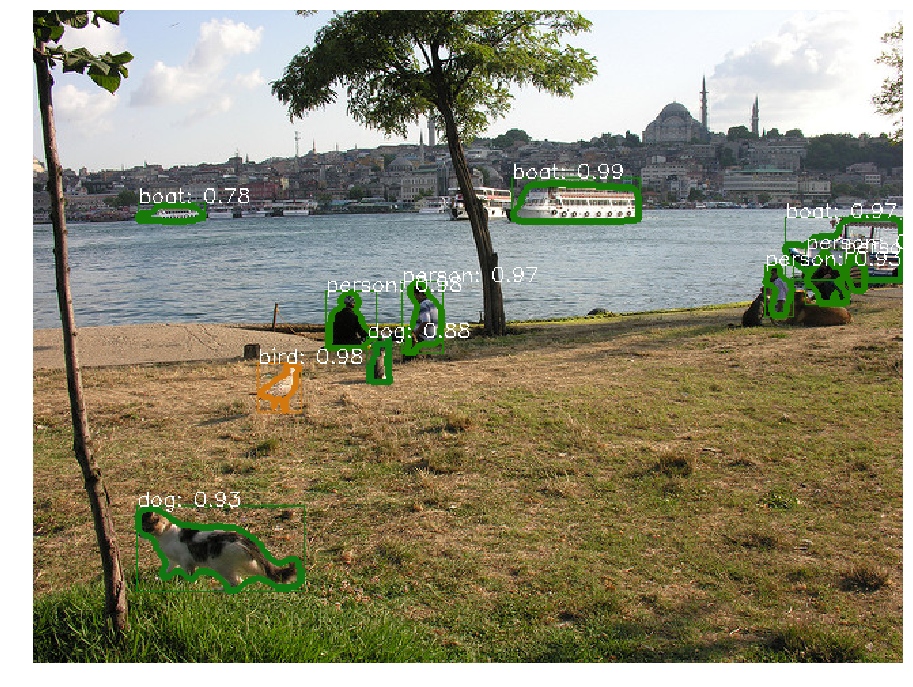
#> input picture Algorithm/maskrcnn-benchmark-stable/demo/demo_e2e_mask_rcnn_R_50_FPN_1x.png, 913 x 687 px; its folder holds 2 pictures in this run
$ python choc_on_wall_test.py   (older library calls are emulated)
#> lines starting #> are read from the running program, lines starting #| are printed output that depends on the picture
import cv2
import numpy as np
import glob
path1 = "/media/cobot/7dbae065-b360-4e5b-9f19-63aecce47d84/demo/2019.02.27_17:27:02.844_7f57c40009c0_21.png"
# [38 lines of commented-out code are left out]
import matplotlib.pyplot as plt
import collections
from tqdm import tqdm
imgs = glob.glob("/media/cobot/7dbae065-b360-4e5b-9f19-63aecce47d84/demo/*.png")
# total = collections.Counter()
total = []
for path in tqdm(imgs, leave=False, total=len(imgs)):
    img = cv2.imread(path)
#> img is the input picture: shape (687, 913, 3); mean B, G, R 116.4, 139.6, 142.9
    hsv = cv2.cvtColor(img, cv2.COLOR_BGR2HSV)
#> hsv: shape (687, 913, 3); mean H, S, V 46.9, 85.9, 151
    s = hsv[..., 1]
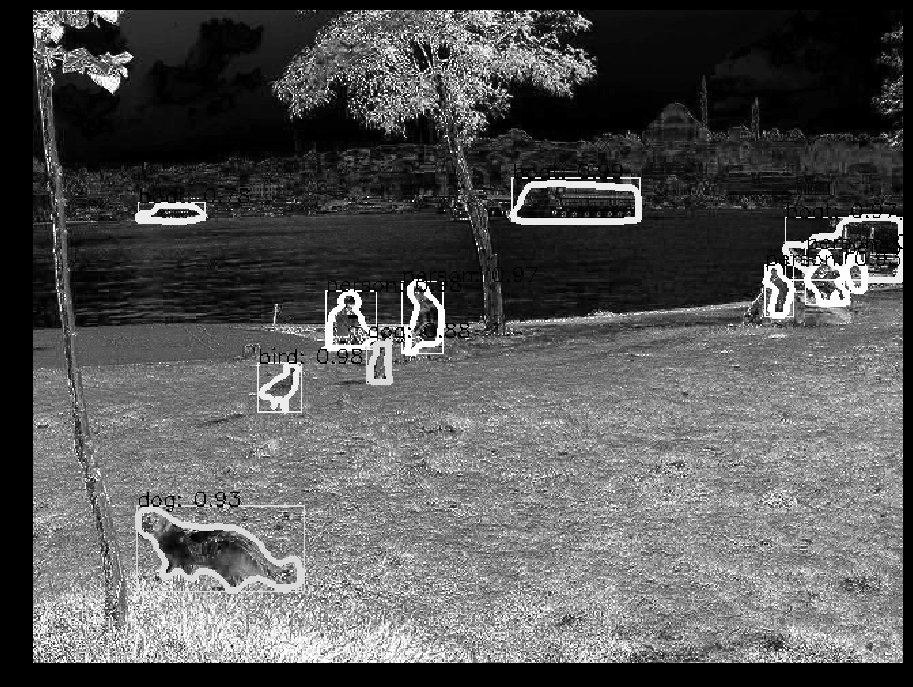
#> s: shape (687, 913); min 0, max 255, mean 85.9
    cv2.imshow("img",img)
    cv2.imshow("hsv",hsv)
    cv2.imshow("s",s)
    cv2.waitKey(0)
    total += s[s!=0].flatten().tolist()
#> total = 551927 items
    s[s<80]=0
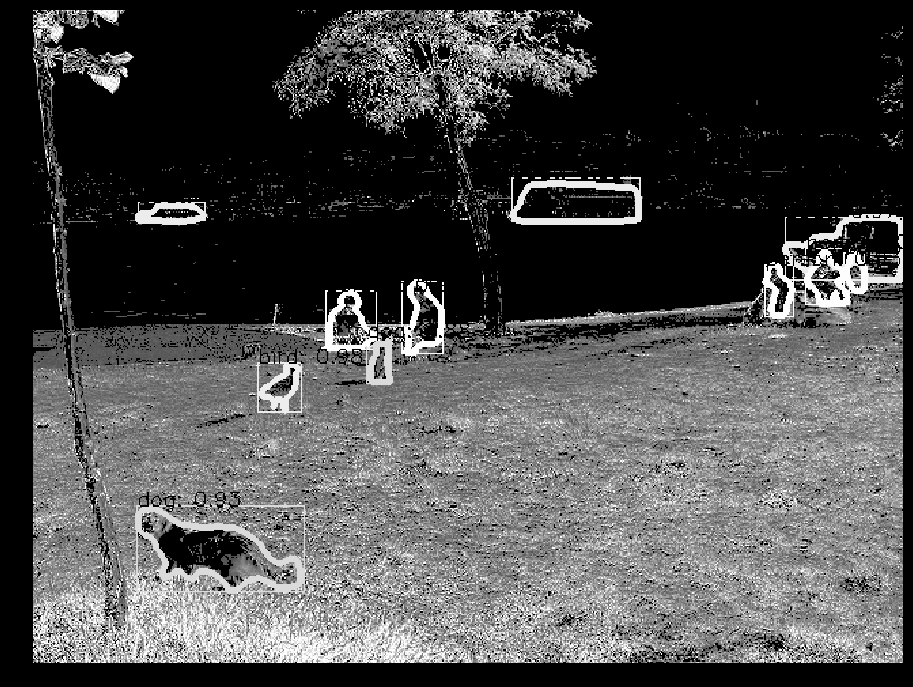
#> s: shape (687, 913); min 0, max 255, mean 75.1
    s[s>80]=255
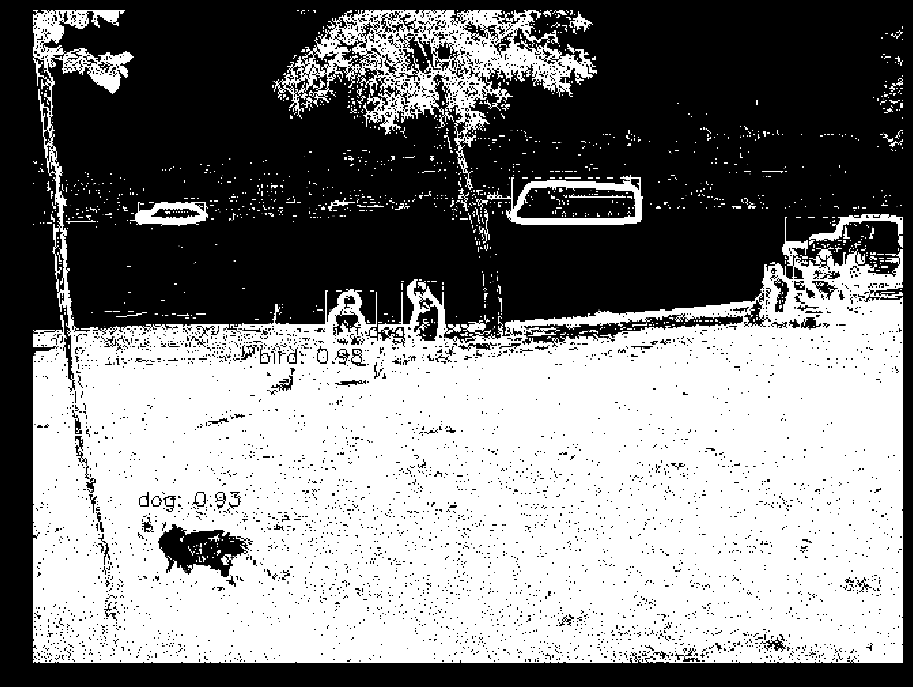
#> s: shape (687, 913); min 0, max 255, mean 129.1
    s = np.ascontiguousarray(s, dtype=np.uint8)
    cv2.imshow("b", s)
    cv2.waitKey(0)
#> pass 2 of the loop `for path in tqdm(imgs, leave=False, total=len(imgs)):`:
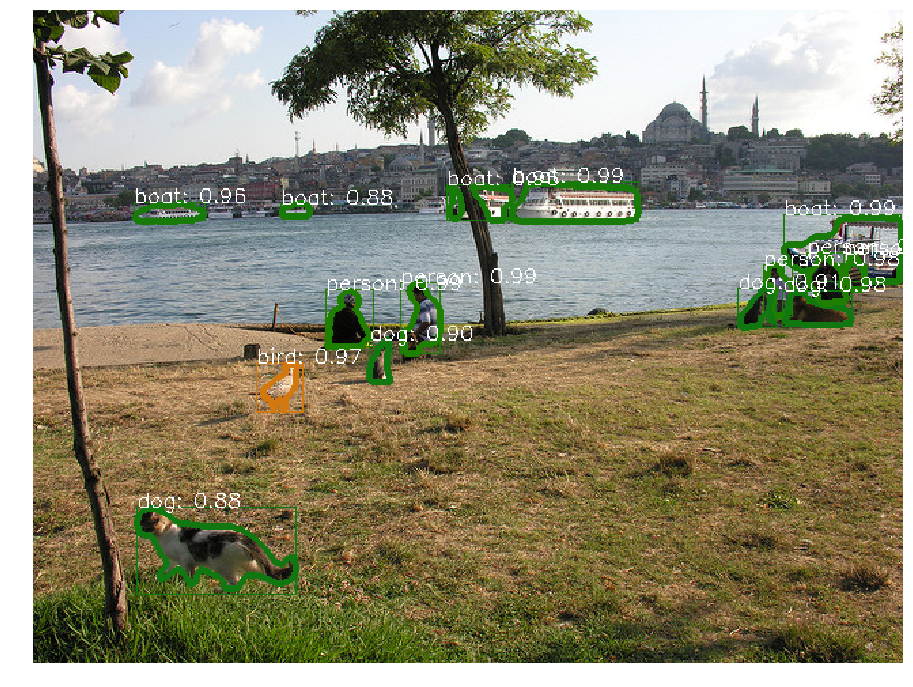
#> input picture Algorithm/maskrcnn-benchmark-stable/demo/demo_e2e_mask_rcnn_X_101_32x8d_FPN_1x.png, 913 x 687 px
#> img is the input picture: shape (687, 913, 3); mean B, G, R 116.3, 140, 142.8
#> hsv: shape (687, 913, 3); mean H, S, V 46.7, 86.4, 151.3
#> `s = hsv[..., 1]`:
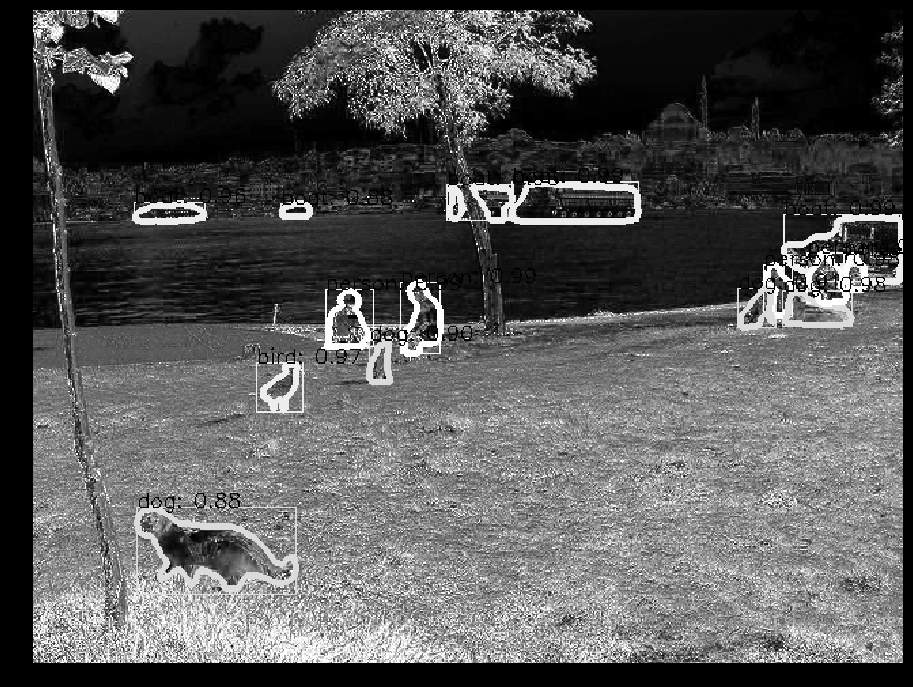
#> s: shape (687, 913); min 0, max 255, mean 86.4
#> total = 1102716 items
#> `s[s>80]=255`:
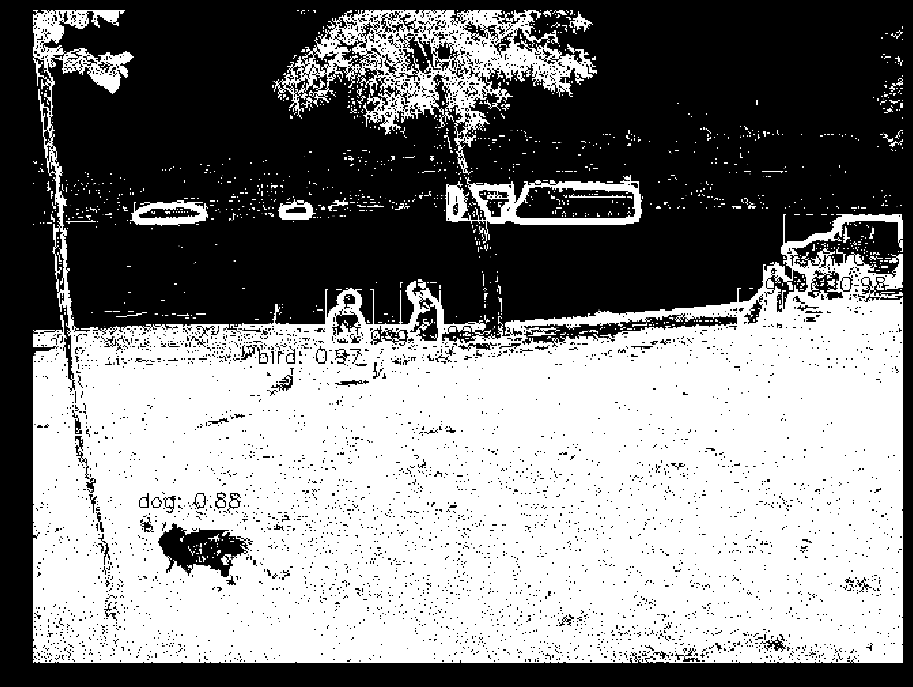
#> s: shape (687, 913); min 0, max 255, mean 129.8
    # total +=
    # _, cnts, _ = cv2.findContours(s, cv2.RETR_EXTERNAL,cv2.CHAIN_APPROX_NONE)
    # for cnt in cnts:
    #     rect = cv2.boundingRect(cnt)
    #
    #     pass

plt.hist(total, 180)
plt.show()
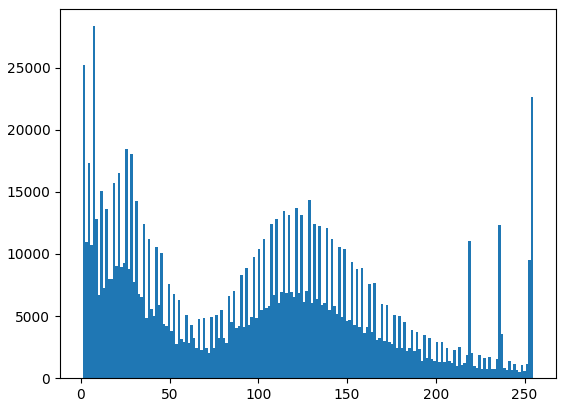
#> figure drawn by matplotlib, 1 panel; tallest bar 28332 high, from x = 6.64 to 8.06


#> (the run stopped early here; a loop or call above may not have finished)
